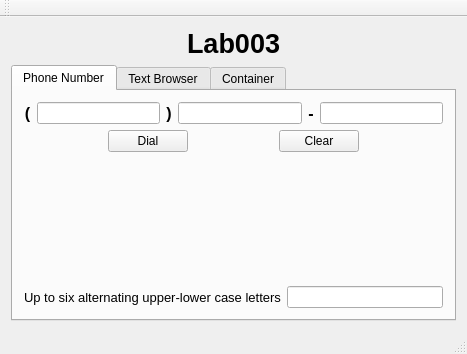
<?xml version="1.0" encoding="UTF-8"?>
<ui version="4.0">
 <class>MainWindow</class>
 <widget class="QMainWindow" name="MainWindow">
  <property name="geometry">
   <rect>
    <x>0</x>
    <y>0</y>
    <width>467</width>
    <height>354</height>
   </rect>
  </property>
  <property name="windowTitle">
   <string>MainWindow</string>
  </property>
  <widget class="QWidget" name="centralWidget">
   <layout class="QVBoxLayout" name="verticalLayout_4">
    <item>
     <layout class="QHBoxLayout" name="horizontalLayout">
      <item>
       <spacer name="horizontalSpacer">
        <property name="orientation">
         <enum>Qt::Horizontal</enum>
        </property>
        <property name="sizeHint" stdset="0">
         <size>
          <width>40</width>
          <height>20</height>
         </size>
        </property>
       </spacer>
      </item>
      <item>
       <widget class="QLabel" name="label">
        <property name="font">
         <font>
          <pointsize>20</pointsize>
          <weight>75</weight>
          <bold>true</bold>
         </font>
        </property>
        <property name="text">
         <string>Lab003</string>
        </property>
       </widget>
      </item>
      <item>
       <spacer name="horizontalSpacer_2">
        <property name="orientation">
         <enum>Qt::Horizontal</enum>
        </property>
        <property name="sizeHint" stdset="0">
         <size>
          <width>40</width>
          <height>20</height>
         </size>
        </property>
       </spacer>
      </item>
     </layout>
    </item>
    <item>
     <widget class="QTabWidget" name="tabWidget">
      <property name="currentIndex">
       <number>0</number>
      </property>
      <widget class="QWidget" name="tab">
       <attribute name="title">
        <string>Phone Number</string>
       </attribute>
       <layout class="QVBoxLayout" name="verticalLayout">
        <item>
         <layout class="QHBoxLayout" name="horizontalLayout_2">
          <item>
           <widget class="QLabel" name="label_2">
            <property name="font">
             <font>
              <pointsize>12</pointsize>
              <weight>75</weight>
              <bold>true</bold>
             </font>
            </property>
            <property name="text">
             <string>(</string>
            </property>
            <property name="alignment">
             <set>Qt::AlignCenter</set>
            </property>
           </widget>
          </item>
          <item>
           <widget class="QLineEdit" name="areaCodeLineEdit">
            <property name="maxLength">
             <number>3</number>
            </property>
           </widget>
          </item>
          <item>
           <widget class="QLabel" name="label_3">
            <property name="font">
             <font>
              <pointsize>12</pointsize>
              <weight>75</weight>
              <bold>true</bold>
             </font>
            </property>
            <property name="text">
             <string>)</string>
            </property>
            <property name="alignment">
             <set>Qt::AlignCenter</set>
            </property>
           </widget>
          </item>
          <item>
           <widget class="QLineEdit" name="firstThreeLineEdit">
            <property name="maxLength">
             <number>3</number>
            </property>
           </widget>
          </item>
          <item>
           <widget class="QLabel" name="label_4">
            <property name="font">
             <font>
              <pointsize>12</pointsize>
              <weight>75</weight>
              <bold>true</bold>
             </font>
            </property>
            <property name="text">
             <string>-</string>
            </property>
            <property name="alignment">
             <set>Qt::AlignCenter</set>
            </property>
           </widget>
          </item>
          <item>
           <widget class="QLineEdit" name="lastFourLineEdit">
            <property name="maxLength">
             <number>4</number>
            </property>
           </widget>
          </item>
         </layout>
        </item>
        <item>
         <layout class="QHBoxLayout" name="horizontalLayout_3">
          <item>
           <spacer name="horizontalSpacer_3">
            <property name="orientation">
             <enum>Qt::Horizontal</enum>
            </property>
            <property name="sizeHint" stdset="0">
             <size>
              <width>40</width>
              <height>20</height>
             </size>
            </property>
           </spacer>
          </item>
          <item>
           <widget class="QPushButton" name="dialButton">
            <property name="text">
             <string>Dial</string>
            </property>
           </widget>
          </item>
          <item>
           <spacer name="horizontalSpacer_4">
            <property name="orientation">
             <enum>Qt::Horizontal</enum>
            </property>
            <property name="sizeHint" stdset="0">
             <size>
              <width>40</width>
              <height>20</height>
             </size>
            </property>
           </spacer>
          </item>
          <item>
           <widget class="QPushButton" name="clearButton">
            <property name="text">
             <string>Clear</string>
            </property>
           </widget>
          </item>
          <item>
           <spacer name="horizontalSpacer_5">
            <property name="orientation">
             <enum>Qt::Horizontal</enum>
            </property>
            <property name="sizeHint" stdset="0">
             <size>
              <width>40</width>
              <height>20</height>
             </size>
            </property>
           </spacer>
          </item>
         </layout>
        </item>
        <item>
         <spacer name="verticalSpacer">
          <property name="orientation">
           <enum>Qt::Vertical</enum>
          </property>
          <property name="sizeHint" stdset="0">
           <size>
            <width>20</width>
            <height>97</height>
           </size>
          </property>
         </spacer>
        </item>
        <item>
         <layout class="QHBoxLayout" name="horizontalLayout_4">
          <item>
           <widget class="QLabel" name="label_5">
            <property name="font">
             <font>
              <pointsize>10</pointsize>
             </font>
            </property>
            <property name="text">
             <string>Up to six alternating upper-lower case letters</string>
            </property>
           </widget>
          </item>
          <item>
           <widget class="QLineEdit" name="lineEdit_4">
            <property name="maxLength">
             <number>6</number>
            </property>
           </widget>
          </item>
         </layout>
        </item>
       </layout>
      </widget>
      <widget class="QWidget" name="tab_2">
       <attribute name="title">
        <string>Text Browser</string>
       </attribute>
       <layout class="QVBoxLayout" name="verticalLayout_2">
        <item>
         <widget class="QTextBrowser" name="textBrowser">
          <property name="html">
           <string>&lt;!DOCTYPE HTML PUBLIC &quot;-//W3C//DTD HTML 4.0//EN&quot; &quot;http://www.w3.org/TR/REC-html40/strict.dtd&quot;&gt;
&lt;html&gt;&lt;head&gt;&lt;meta name=&quot;qrichtext&quot; content=&quot;1&quot; /&gt;&lt;style type=&quot;text/css&quot;&gt;
p, li { white-space: pre-wrap; }
&lt;/style&gt;&lt;/head&gt;&lt;body style=&quot; font-family:'MS Shell Dlg 2'; font-size:7.875pt; font-weight:400; font-style:normal;&quot;&gt;
&lt;p style=&quot; margin-top:0px; margin-bottom:0px; margin-left:0px; margin-right:0px; -qt-block-indent:0; text-indent:0px;&quot;&gt;&lt;span style=&quot; font-size:18pt;&quot;&gt;Hello.&lt;/span&gt;&lt;/p&gt;
&lt;p style=&quot;-qt-paragraph-type:empty; margin-top:0px; margin-bottom:0px; margin-left:0px; margin-right:0px; -qt-block-indent:0; text-indent:0px; font-size:18pt;&quot;&gt;&lt;br /&gt;&lt;/p&gt;
&lt;p style=&quot; margin-top:0px; margin-bottom:0px; margin-left:0px; margin-right:0px; -qt-block-indent:0; text-indent:0px;&quot;&gt;&lt;span style=&quot; font-size:18pt;&quot;&gt;This is a QTextBrowser widget. It may hold formatted text, URLs, and images.&lt;/span&gt;&lt;/p&gt;&lt;/body&gt;&lt;/html&gt;</string>
          </property>
         </widget>
        </item>
       </layout>
      </widget>
      <widget class="QWidget" name="tab_3">
       <attribute name="title">
        <string>Container</string>
       </attribute>
       <layout class="QVBoxLayout" name="verticalLayout_5">
        <item>
         <spacer name="verticalSpacer_2">
          <property name="orientation">
           <enum>Qt::Vertical</enum>
          </property>
          <property name="sizeHint" stdset="0">
           <size>
            <width>20</width>
            <height>42</height>
           </size>
          </property>
         </spacer>
        </item>
        <item>
         <layout class="QHBoxLayout" name="horizontalLayout_5">
          <item>
           <spacer name="horizontalSpacer_6">
            <property name="orientation">
             <enum>Qt::Horizontal</enum>
            </property>
            <property name="sizeHint" stdset="0">
             <size>
              <width>158</width>
              <height>20</height>
             </size>
            </property>
           </spacer>
          </item>
          <item>
           <widget class="QGroupBox" name="groupBox">
            <property name="title">
             <string>Button Group</string>
            </property>
            <layout class="QVBoxLayout" name="verticalLayout_3">
             <item>
              <widget class="QRadioButton" name="radioButton">
               <property name="text">
                <string>Length</string>
               </property>
              </widget>
             </item>
             <item>
              <widget class="QRadioButton" name="radioButton_2">
               <property name="text">
                <string>Width</string>
               </property>
              </widget>
             </item>
            </layout>
           </widget>
          </item>
          <item>
           <spacer name="horizontalSpacer_7">
            <property name="orientation">
             <enum>Qt::Horizontal</enum>
            </property>
            <property name="sizeHint" stdset="0">
             <size>
              <width>157</width>
              <height>20</height>
             </size>
            </property>
           </spacer>
          </item>
         </layout>
        </item>
        <item>
         <spacer name="verticalSpacer_3">
          <property name="orientation">
           <enum>Qt::Vertical</enum>
          </property>
          <property name="sizeHint" stdset="0">
           <size>
            <width>20</width>
            <height>41</height>
           </size>
          </property>
         </spacer>
        </item>
       </layout>
      </widget>
     </widget>
    </item>
   </layout>
  </widget>
  <widget class="QMenuBar" name="menuBar">
   <property name="geometry">
    <rect>
     <x>0</x>
     <y>0</y>
     <width>467</width>
     <height>21</height>
    </rect>
   </property>
  </widget>
  <widget class="QToolBar" name="mainToolBar">
   <attribute name="toolBarArea">
    <enum>TopToolBarArea</enum>
   </attribute>
   <attribute name="toolBarBreak">
    <bool>false</bool>
   </attribute>
  </widget>
  <widget class="QStatusBar" name="statusBar"/>
 </widget>
 <layoutdefault spacing="6" margin="11"/>
 <resources/>
 <connections/>
</ui>
